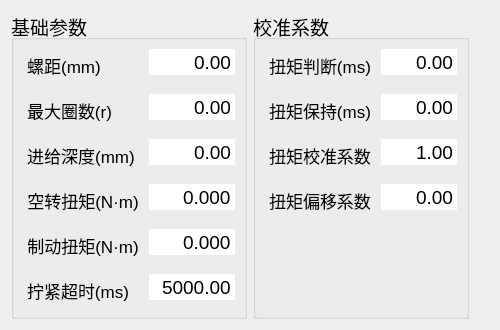
       <widget class="QWidget" name="page">
        <layout class="QGridLayout" name="gridLayout_4">
         <item row="0" column="2">
          <spacer name="horizontalSpacer_2">
           <property name="orientation">
            <enum>Qt::Horizontal</enum>
           </property>
           <property name="sizeHint" stdset="0">
            <size>
             <width>20</width>
             <height>20</height>
            </size>
           </property>
          </spacer>
         </item>
         <item row="0" column="0">
          <widget class="QGroupBox" name="groupBox">
           <property name="font">
            <font>
             <pointsize>14</pointsize>
            </font>
           </property>
           <property name="title">
            <string>基础参数</string>
           </property>
           <layout class="QFormLayout" name="formLayout_3">
            <property name="verticalSpacing">
             <number>12</number>
            </property>
            <item row="0" column="0">
             <widget class="QPushButton" name="pushButton_screw_pitch">
              <property name="font">
               <font>
                <pointsize>13</pointsize>
               </font>
              </property>
              <property name="text">
               <string>螺距(mm)</string>
              </property>
              <property name="iconSize">
               <size>
                <width>40</width>
                <height>40</height>
               </size>
              </property>
              <property name="autoDefault">
               <bool>false</bool>
              </property>
              <property name="flat">
               <bool>true</bool>
              </property>
             </widget>
            </item>
            <item row="0" column="1">
             <widget class="QDoubleSpinBox" name="DSB_screw_pitch">
              <property name="minimumSize">
               <size>
                <width>0</width>
                <height>0</height>
               </size>
              </property>
              <property name="font">
               <font>
                <pointsize>14</pointsize>
               </font>
              </property>
              <property name="frame">
               <bool>false</bool>
              </property>
              <property name="alignment">
               <set>Qt::AlignRight|Qt::AlignTrailing|Qt::AlignVCenter</set>
              </property>
              <property name="buttonSymbols">
               <enum>QAbstractSpinBox::NoButtons</enum>
              </property>
              <property name="minimum">
               <double>-50.000000000000000</double>
              </property>
              <property name="maximum">
               <double>50.000000000000000</double>
              </property>
             </widget>
            </item>
            <item row="1" column="0">
             <widget class="QPushButton" name="pushButton_turns_limit">
              <property name="font">
               <font>
                <pointsize>13</pointsize>
               </font>
              </property>
              <property name="text">
               <string>最大圈数(r)</string>
              </property>
              <property name="iconSize">
               <size>
                <width>40</width>
                <height>40</height>
               </size>
              </property>
              <property name="autoDefault">
               <bool>false</bool>
              </property>
              <property name="flat">
               <bool>true</bool>
              </property>
             </widget>
            </item>
            <item row="1" column="1">
             <widget class="QDoubleSpinBox" name="DSB_turns_limit">
              <property name="minimumSize">
               <size>
                <width>0</width>
                <height>0</height>
               </size>
              </property>
              <property name="font">
               <font>
                <pointsize>14</pointsize>
               </font>
              </property>
              <property name="frame">
               <bool>false</bool>
              </property>
              <property name="alignment">
               <set>Qt::AlignRight|Qt::AlignTrailing|Qt::AlignVCenter</set>
              </property>
              <property name="buttonSymbols">
               <enum>QAbstractSpinBox::NoButtons</enum>
              </property>
              <property name="minimum">
               <double>0.000000000000000</double>
              </property>
              <property name="maximum">
               <double>9999.000000000000000</double>
              </property>
             </widget>
            </item>
            <item row="2" column="0">
             <widget class="QPushButton" name="pushButton_max_z_distance">
              <property name="font">
               <font>
                <pointsize>13</pointsize>
               </font>
              </property>
              <property name="text">
               <string>进给深度(mm)</string>
              </property>
              <property name="iconSize">
               <size>
                <width>40</width>
                <height>40</height>
               </size>
              </property>
              <property name="autoDefault">
               <bool>false</bool>
              </property>
              <property name="flat">
               <bool>true</bool>
              </property>
             </widget>
            </item>
            <item row="2" column="1">
             <widget class="QDoubleSpinBox" name="DSB_max_z_distance">
              <property name="minimumSize">
               <size>
                <width>0</width>
                <height>0</height>
               </size>
              </property>
              <property name="font">
               <font>
                <pointsize>14</pointsize>
               </font>
              </property>
              <property name="frame">
               <bool>false</bool>
              </property>
              <property name="alignment">
               <set>Qt::AlignRight|Qt::AlignTrailing|Qt::AlignVCenter</set>
              </property>
              <property name="buttonSymbols">
               <enum>QAbstractSpinBox::NoButtons</enum>
              </property>
              <property name="keyboardTracking">
               <bool>false</bool>
              </property>
              <property name="minimum">
               <double>-9999.000000000000000</double>
              </property>
              <property name="maximum">
               <double>9999.000000000000000</double>
              </property>
             </widget>
            </item>
            <item row="3" column="0">
             <widget class="QPushButton" name="pushButton_torque_min">
              <property name="font">
               <font>
                <pointsize>13</pointsize>
               </font>
              </property>
              <property name="text">
               <string>空转扭矩(N·m)</string>
              </property>
              <property name="iconSize">
               <size>
                <width>40</width>
                <height>40</height>
               </size>
              </property>
              <property name="autoDefault">
               <bool>false</bool>
              </property>
              <property name="flat">
               <bool>true</bool>
              </property>
             </widget>
            </item>
            <item row="3" column="1">
             <widget class="QDoubleSpinBox" name="DSB_torque_min">
              <property name="minimumSize">
               <size>
                <width>0</width>
                <height>0</height>
               </size>
              </property>
              <property name="font">
               <font>
                <pointsize>14</pointsize>
               </font>
              </property>
              <property name="frame">
               <bool>false</bool>
              </property>
              <property name="alignment">
               <set>Qt::AlignRight|Qt::AlignTrailing|Qt::AlignVCenter</set>
              </property>
              <property name="buttonSymbols">
               <enum>QAbstractSpinBox::NoButtons</enum>
              </property>
              <property name="suffix">
               <string/>
              </property>
              <property name="decimals">
               <number>3</number>
              </property>
              <property name="minimum">
               <double>0.000000000000000</double>
              </property>
              <property name="maximum">
               <double>9999.000000000000000</double>
              </property>
              <property name="singleStep">
               <double>1.000000000000000</double>
              </property>
             </widget>
            </item>
            <item row="4" column="0">
             <widget class="QPushButton" name="pushButton_torque_hold">
              <property name="font">
               <font>
                <pointsize>13</pointsize>
               </font>
              </property>
              <property name="text">
               <string>制动扭矩(N·m)</string>
              </property>
              <property name="iconSize">
               <size>
                <width>40</width>
                <height>40</height>
               </size>
              </property>
              <property name="autoDefault">
               <bool>false</bool>
              </property>
              <property name="flat">
               <bool>true</bool>
              </property>
             </widget>
            </item>
            <item row="4" column="1">
             <widget class="QDoubleSpinBox" name="DSB_torque_hold">
              <property name="minimumSize">
               <size>
                <width>0</width>
                <height>0</height>
               </size>
              </property>
              <property name="font">
               <font>
                <pointsize>14</pointsize>
               </font>
              </property>
              <property name="frame">
               <bool>false</bool>
              </property>
              <property name="alignment">
               <set>Qt::AlignRight|Qt::AlignTrailing|Qt::AlignVCenter</set>
              </property>
              <property name="buttonSymbols">
               <enum>QAbstractSpinBox::NoButtons</enum>
              </property>
              <property name="decimals">
               <number>3</number>
              </property>
              <property name="minimum">
               <double>0.000000000000000</double>
              </property>
              <property name="maximum">
               <double>9999.000000000000000</double>
              </property>
             </widget>
            </item>
            <item row="5" column="0">
             <widget class="QPushButton" name="pushButton_max_allow_time">
              <property name="font">
               <font>
                <pointsize>13</pointsize>
               </font>
              </property>
              <property name="text">
               <string>拧紧超时(ms)</string>
              </property>
              <property name="iconSize">
               <size>
                <width>40</width>
                <height>40</height>
               </size>
              </property>
              <property name="autoDefault">
               <bool>false</bool>
              </property>
              <property name="flat">
               <bool>true</bool>
              </property>
             </widget>
            </item>
            <item row="5" column="1">
             <widget class="QDoubleSpinBox" name="DSB_max_allow_time">
              <property name="minimumSize">
               <size>
                <width>0</width>
                <height>0</height>
               </size>
              </property>
              <property name="font">
               <font>
                <pointsize>14</pointsize>
               </font>
              </property>
              <property name="frame">
               <bool>false</bool>
              </property>
              <property name="alignment">
               <set>Qt::AlignRight|Qt::AlignTrailing|Qt::AlignVCenter</set>
              </property>
              <property name="buttonSymbols">
               <enum>QAbstractSpinBox::NoButtons</enum>
              </property>
              <property name="minimum">
               <double>0.000000000000000</double>
              </property>
              <property name="maximum">
               <double>99999.000000000000000</double>
              </property>
              <property name="value">
               <double>5000.000000000000000</double>
              </property>
             </widget>
            </item>
           </layout>
          </widget>
         </item>
         <item row="0" column="1">
          <widget class="QGroupBox" name="groupBox_2">
           <property name="font">
            <font>
             <pointsize>14</pointsize>
            </font>
           </property>
           <property name="title">
            <string>校准系数</string>
           </property>
           <layout class="QFormLayout" name="formLayout_4">
            <property name="verticalSpacing">
             <number>12</number>
            </property>
            <item row="0" column="0">
             <widget class="QPushButton" name="pushButton_torque_judge_time">
              <property name="font">
               <font>
                <pointsize>13</pointsize>
               </font>
              </property>
              <property name="text">
               <string>扭矩判断(ms)</string>
              </property>
              <property name="iconSize">
               <size>
                <width>40</width>
                <height>40</height>
               </size>
              </property>
              <property name="autoDefault">
               <bool>false</bool>
              </property>
              <property name="flat">
               <bool>true</bool>
              </property>
             </widget>
            </item>
            <item row="0" column="1">
             <widget class="QDoubleSpinBox" name="DSB_torque_judge_time">
              <property name="minimumSize">
               <size>
                <width>0</width>
                <height>0</height>
               </size>
              </property>
              <property name="font">
               <font>
                <pointsize>14</pointsize>
               </font>
              </property>
              <property name="frame">
               <bool>false</bool>
              </property>
              <property name="alignment">
               <set>Qt::AlignRight|Qt::AlignTrailing|Qt::AlignVCenter</set>
              </property>
              <property name="buttonSymbols">
               <enum>QAbstractSpinBox::NoButtons</enum>
              </property>
              <property name="suffix">
               <string/>
              </property>
              <property name="decimals">
               <number>2</number>
              </property>
              <property name="minimum">
               <double>0.000000000000000</double>
              </property>
              <property name="maximum">
               <double>9999.000000000000000</double>
              </property>
             </widget>
            </item>
            <item row="1" column="0">
             <widget class="QPushButton" name="pushButton_torque_hode_time">
              <property name="font">
               <font>
                <pointsize>13</pointsize>
               </font>
              </property>
              <property name="text">
               <string>扭矩保持(ms)</string>
              </property>
              <property name="iconSize">
               <size>
                <width>40</width>
                <height>40</height>
               </size>
              </property>
              <property name="autoDefault">
               <bool>false</bool>
              </property>
              <property name="flat">
               <bool>true</bool>
              </property>
             </widget>
            </item>
            <item row="1" column="1">
             <widget class="QDoubleSpinBox" name="DSB_torque_hode_time">
              <property name="minimumSize">
               <size>
                <width>0</width>
                <height>0</height>
               </size>
              </property>
              <property name="font">
               <font>
                <pointsize>14</pointsize>
               </font>
              </property>
              <property name="frame">
               <bool>false</bool>
              </property>
              <property name="alignment">
               <set>Qt::AlignRight|Qt::AlignTrailing|Qt::AlignVCenter</set>
              </property>
              <property name="buttonSymbols">
               <enum>QAbstractSpinBox::NoButtons</enum>
              </property>
              <property name="minimum">
               <double>0.000000000000000</double>
              </property>
              <property name="maximum">
               <double>9999.000000000000000</double>
              </property>
             </widget>
            </item>
            <item row="2" column="0">
             <widget class="QPushButton" name="pushButton_torque_calibration">
              <property name="font">
               <font>
                <pointsize>13</pointsize>
               </font>
              </property>
              <property name="text">
               <string>扭矩校准系数</string>
              </property>
              <property name="iconSize">
               <size>
                <width>40</width>
                <height>40</height>
               </size>
              </property>
              <property name="autoDefault">
               <bool>false</bool>
              </property>
              <property name="flat">
               <bool>true</bool>
              </property>
             </widget>
            </item>
            <item row="2" column="1">
             <widget class="QDoubleSpinBox" name="DSB_torque_calibration">
              <property name="minimumSize">
               <size>
                <width>0</width>
                <height>0</height>
               </size>
              </property>
              <property name="font">
               <font>
                <pointsize>14</pointsize>
               </font>
              </property>
              <property name="frame">
               <bool>false</bool>
              </property>
              <property name="alignment">
               <set>Qt::AlignRight|Qt::AlignTrailing|Qt::AlignVCenter</set>
              </property>
              <property name="buttonSymbols">
               <enum>QAbstractSpinBox::NoButtons</enum>
              </property>
              <property name="minimum">
               <double>0.500000000000000</double>
              </property>
              <property name="maximum">
               <double>2.000000000000000</double>
              </property>
              <property name="value">
               <double>1.000000000000000</double>
              </property>
             </widget>
            </item>
            <item row="3" column="0">
             <widget class="QPushButton" name="pushButton_torque_excursion">
              <property name="font">
               <font>
                <pointsize>13</pointsize>
               </font>
              </property>
              <property name="text">
               <string>扭矩偏移系数</string>
              </property>
              <property name="iconSize">
               <size>
                <width>40</width>
                <height>40</height>
               </size>
              </property>
              <property name="autoDefault">
               <bool>false</bool>
              </property>
              <property name="flat">
               <bool>true</bool>
              </property>
             </widget>
            </item>
            <item row="3" column="1">
             <widget class="QDoubleSpinBox" name="DSB_torque_excursion">
              <property name="minimumSize">
               <size>
                <width>0</width>
                <height>0</height>
               </size>
              </property>
              <property name="font">
               <font>
                <pointsize>14</pointsize>
               </font>
              </property>
              <property name="frame">
               <bool>false</bool>
              </property>
              <property name="alignment">
               <set>Qt::AlignRight|Qt::AlignTrailing|Qt::AlignVCenter</set>
              </property>
              <property name="buttonSymbols">
               <enum>QAbstractSpinBox::NoButtons</enum>
              </property>
              <property name="minimum">
               <double>0.000000000000000</double>
              </property>
              <property name="maximum">
               <double>9999.000000000000000</double>
              </property>
             </widget>
            </item>
           </layout>
          </widget>
         </item>
        </layout>
       </widget>
